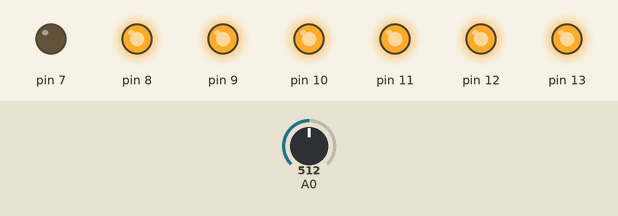
Recording of a sketch running on a simulated Arduino Uno, built with avr-gcc and run on an emulated ATmega328P. On the bench: output pins drawn as LEDs (lit = HIGH). The inputs (shaded band) are chosen by the test bench; at power-on: A0 = 512.

Above: at 1.2 s.
1.3 s: A0 set to 610
2.8 s: A0 set to 634
At 4.0 s:
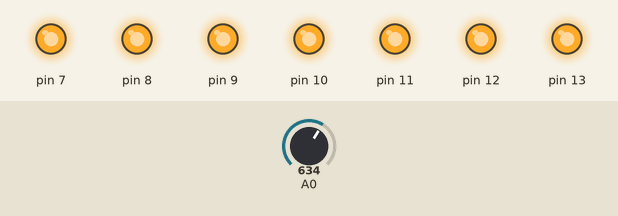
4.3 s: A0 set to 370
At 4.8 s:
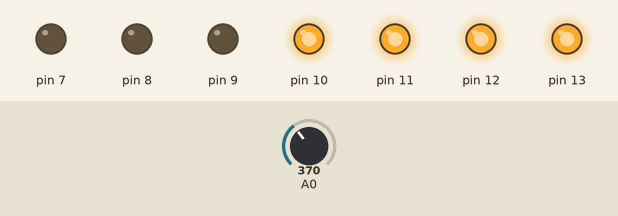
5.8 s: A0 set to 393
At 7.0 s:
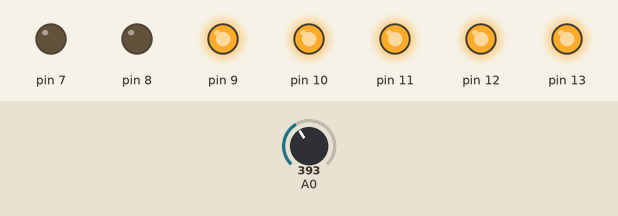
7.3 s: A0 set to 250
At 8.3 s:
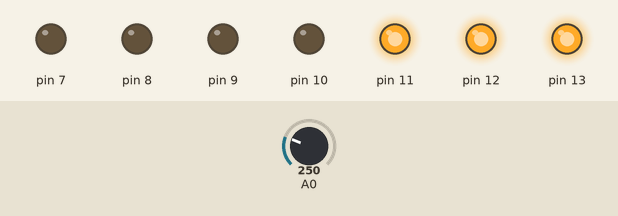
8.8 s: A0 set to 267
At 9.5 s:
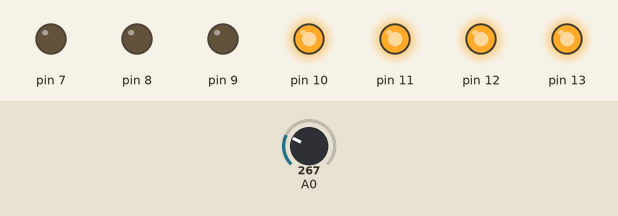
Timing chart, 0 to 11.3 s (numbered marks = the images above; inputs shaded):
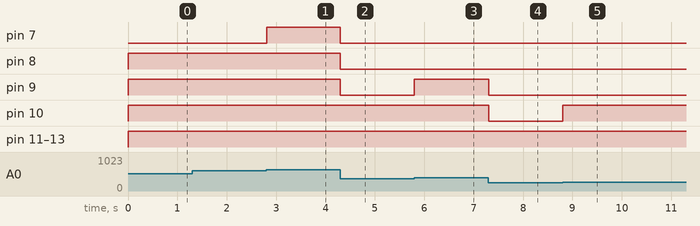

The sketch:

Detector_de_luz.ino
```cpp
int status = 0;

int unnamed = 0;

int i = 0;

void setup() {
// put your setup code here, to run once:
pinMode(A0, INPUT);
pinMode(13, OUTPUT);
pinMode(12, OUTPUT);
pinMode(11, OUTPUT);
pinMode(10, OUTPUT);
pinMode(9, OUTPUT);
pinMode(8, OUTPUT);
pinMode(7, OUTPUT);
}

void loop(){
status = analogRead(A0);
if (status < 20) {
digitalWrite(13, HIGH);
digitalWrite(12, LOW);
digitalWrite(11, LOW);
digitalWrite(10, LOW);
digitalWrite(9, LOW);
digitalWrite(8, LOW);
digitalWrite(7, LOW);
} else {
  if (status < 140) {
  digitalWrite(13, HIGH);
  digitalWrite(12, HIGH);
  digitalWrite(11, LOW);
  digitalWrite(10, LOW);
  digitalWrite(9, LOW);
  digitalWrite(8, LOW);
  digitalWrite(7, LOW);
  } else {
    if (status < 260) {
    digitalWrite(13, HIGH);
    digitalWrite(12, HIGH);
    digitalWrite(11, HIGH);
    digitalWrite(10, LOW);
    digitalWrite(9, LOW);
    digitalWrite(8, LOW);
    digitalWrite(7, LOW);
    } else {
      if (status < 380) {
      digitalWrite(13, HIGH);
      digitalWrite(12, HIGH);
      digitalWrite(11, HIGH);
      digitalWrite(10, HIGH);
      digitalWrite(9, LOW);
      digitalWrite(8, LOW);
      digitalWrite(7, LOW);
      } else {
        if (status < 500) {
        digitalWrite(13, HIGH);
        digitalWrite(12, HIGH);
        digitalWrite(11, HIGH);
        digitalWrite(10, HIGH);
        digitalWrite(9, HIGH);
        digitalWrite(8, LOW);
        digitalWrite(7, LOW);
        }else {
          if (status < 620) {
          digitalWrite(13, HIGH);
          digitalWrite(12, HIGH);
          digitalWrite(11, HIGH);
          digitalWrite(10, HIGH);
          digitalWrite(9, HIGH);
          digitalWrite(8, HIGH);
          digitalWrite(7, LOW);
          } else {
            digitalWrite(13, HIGH);
            digitalWrite(12, HIGH);
            digitalWrite(11, HIGH);
            digitalWrite(10, HIGH);
            digitalWrite(9, HIGH);
            digitalWrite(8, HIGH);
            digitalWrite(7, HIGH);
            }
          }
        }
      }
    }
  }
delay(10); // Delay a little bit to improve simulation performance
}
```

Measured:
- the behaviour switches between 619 and 620 on A0 (found by bisection; images 0 and 1)
- the behaviour switches between 379 and 380 on A0 (found by bisection; images 2 and 3)
- the behaviour switches between 259 and 260 on A0 (found by bisection; images 4 and 5)
- after the input at 1.3 s, every drawn part: stays the same
- after the input at 2.8 s, pin 7: LOW → HIGH at once
- after the input at 4.3 s, pin 7–9: HIGH → LOW at once
- after the input at 5.8 s, pin 9: LOW → HIGH at once
- after the input at 7.3 s, pin 9, pin 10: HIGH → LOW at once
- after the input at 8.8 s, pin 10: LOW → HIGH at once
